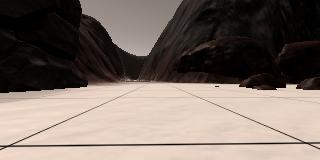
#> input picture calibration_images/grid.jpg, 320 x 160 px
$ jupyter execute --allow-errors Rover_Project_Test_Notebook.ipynb   (shell and % lines are left out)   (older library calls are emulated)
#> lines starting #> are read from the running program, lines starting #| are printed output that depends on the picture; after the words box and inside, x2 and y2 are one past the last pixel; in counts of white or black regions, pixels touching at a corner belong together
## Rover Project Test Notebook
This notebook contains the functions from the lesson and provides the scaffolding you need to test out your mapping methods.  The steps you need to complete in this notebook for the project are the following:

* Write new functions (or modify existing ones) to report and map out detections of obstacles and rock samples (yellow rocks)
* Populate the `process_image()` function with the appropriate steps/functions to go from a raw image to a worldmap.
* Run the cell that calls `process_image()` using `moviepy` functions to create video output
* Once you have mapping working, move on to modifying `perception.py` and `decision.py` to allow your rover to navigate and map in autonomous mode!

## Imports/Notebook Config:

[cell 1]

# Make some of the relevant imports
import cv2 # OpenCV for perspective transform
import numpy as np
import matplotlib.image as mpimg
import matplotlib.pyplot as plt
import scipy.misc # For saving images as needed
import glob  # For reading in a list of images from a folder
import imageio
#> (the rest of this cell did not finish here and is left out)

## Quick Look at the Data
Next, read in and display a random image from the test dataset folder. <b>Note</b>, you must change this path to your test dataset folder.

[cell 2]
path = '../../recorded-data/IMG/*'

img_list = glob.glob(path)
#> (the rest of this cell did not finish here and is left out)

## Define Our Calibration Model
Read in and display example grid and rock sample calibration images.

[cell 3]
example_grid = '../calibration_images/grid.jpg'
example_rock = '../calibration_images/rock_2.jpg'
grid_img = mpimg.imread(example_grid)
#> grid_img is the input picture: shape (160, 320, 3); mean R, G, B 121.8, 109.4, 101.7
rock_img = mpimg.imread(example_rock)
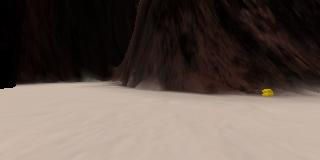
#> input picture calibration_images/rock_2.jpg, 320 x 160 px
#> rock_img is the input picture: shape (160, 320, 3); mean R, G, B 98.9, 86.1, 78.7

fig = plt.figure(figsize=(12,3))
plt.subplot(121)
plt.title("Grid Defintion")
plt.imshow(grid_img)
plt.subplot(122)
plt.imshow(rock_img)
plt.title("Rock Defintion")
plt.show()
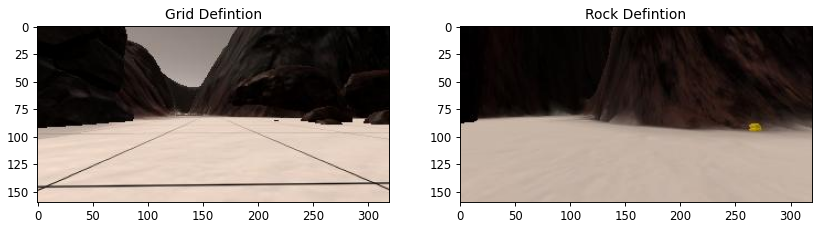
#> figure drawn by matplotlib, 2 panels

## Perspective Transform

First, get grid points for transform from interactive matplotlib graph:

From the below graph we get:

BL: [6.7,145.5] <br>
BR: [306.1, 142.7]<br>
TR: [ 197.7, 96.8]<br>
TL: [118.2, 96.7]<br>

[cell 4]
#%matplotlib notebook #make interactive
plt.imshow(grid_img)
plt.show()

Define the perspective transform function and test it on an image.

[cell 5]
# [6 lines left out: function perspect_transform, not called in this run]


# We are mapping from 1 meter squared boxes in the rovers perspective to
# a 10x10 pixel box in the top-down view space
dst_size = 10
# The rover is slightly offset from the actual image. Account with bottom_offset:
bottom_offset = 6


#Source values gathered above
source = np.float32([[6.7,145.5],
                     [306.1, 142.7],
                     [ 197.7, 96.8],
                     [118.2, 96.7]])

#map rover perspective to bottom middle of top down view:
#> (the rest of this cell did not finish here and is left out)

## Color Thresholding
Define the color thresholding function, find rocks and obstacles

[cell 6]
# Identify pixels above the threshold
# Threshold of RGB > 160 does a nice job of identifying ground pixels only
def bw_thresh(img, bw_threshold_value = 150):

    #convert to black and white with opencv
    img_bw = cv2.cvtColor(img, cv2.COLOR_RGB2GRAY)

    # Create an array of zeros same xy size as img
    color_select = np.zeros_like(img)

    #mask based on threshold
    mask = img_bw >= bw_threshold_value

    # Index the array of zeros with the boolean array and set to 1
    color_select[mask] = [1,1,1]
    color_select[~mask] = [0,0,0]
    # Return the binary image
    return color_select

#cut out sky
def cut_top_of_colored_image(img, pixels_to_cut=60):
    cut_img = np.copy(img)
    cut_img[:pixels_to_cut,:] = [0,0,0]
    return cut_img

# [16 lines left out: function rock_thresh, not called in this run]

test_image = np.copy(rock_img)

#cut out the sky
cut_img = cut_top_of_colored_image(test_image)
#> in cut_top_of_colored_image, `cut_img[:pixels_to_cut,:] = [0,0,0]`:
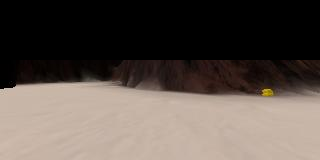
#> cut_img: shape (160, 320, 3); mean R, G, B 92.8, 82.7, 75.9

plt.figure(figsize=(11,9))
plt.subplot(3,2,1)
plt.title("sky cut out")
plt.imshow(cut_img)

#threshold to get navigable terrain
threshed = bw_thresh(cut_img)
#> in bw_thresh, `mask = img_bw >= bw_threshold_value`:
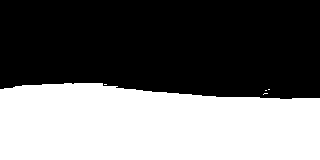
#> mask: shape (160, 320) bool; 43% white; 5 white regions (4 under 20 px), largest, box (x1, y1, x2, y2) and area: (0, 83, 320, 160) 21980
plt.subplot(3,2,2)
plt.title("thresholded - navigable terrain")
plt.imshow(threshed[:,:,0], cmap = "gray")

#warp cut image
#> (the rest of this cell did not finish here and is left out)
